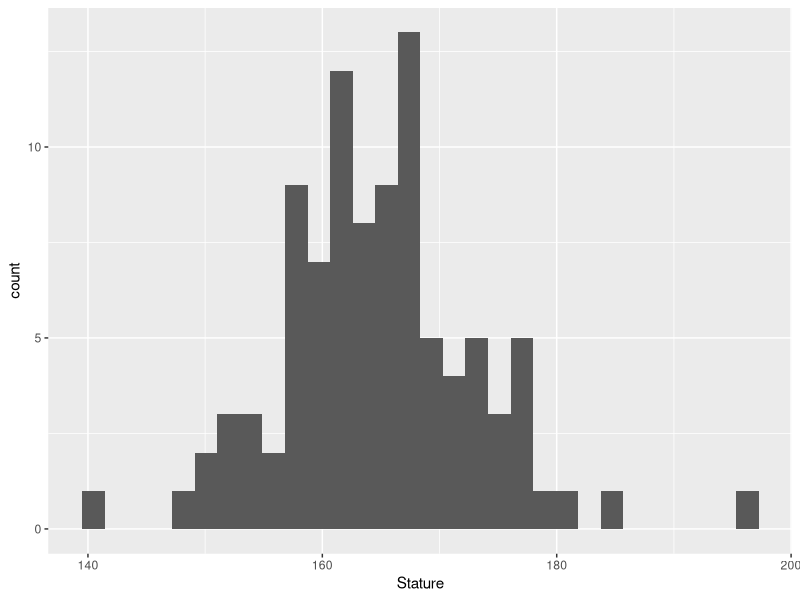
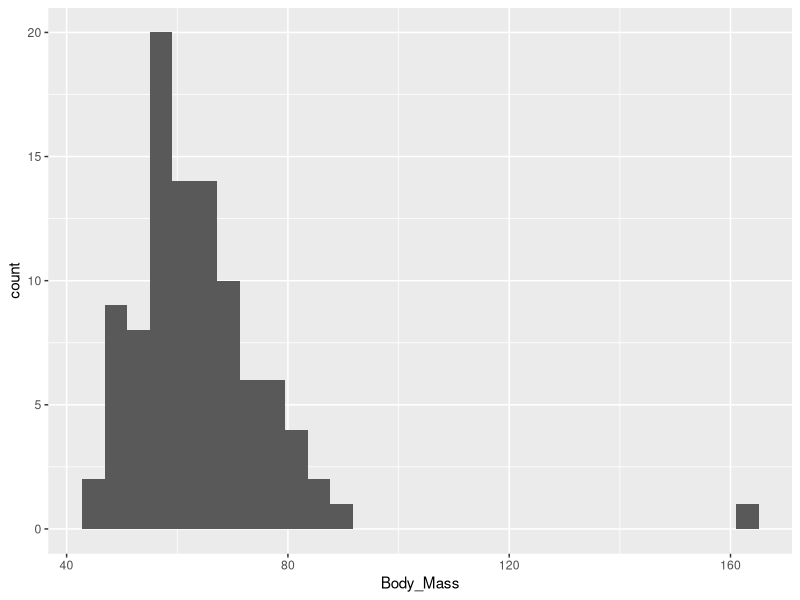
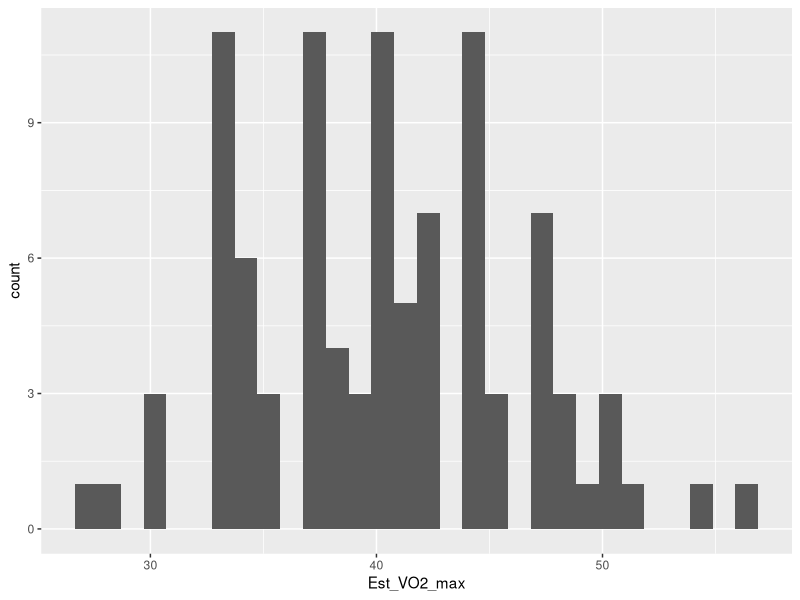
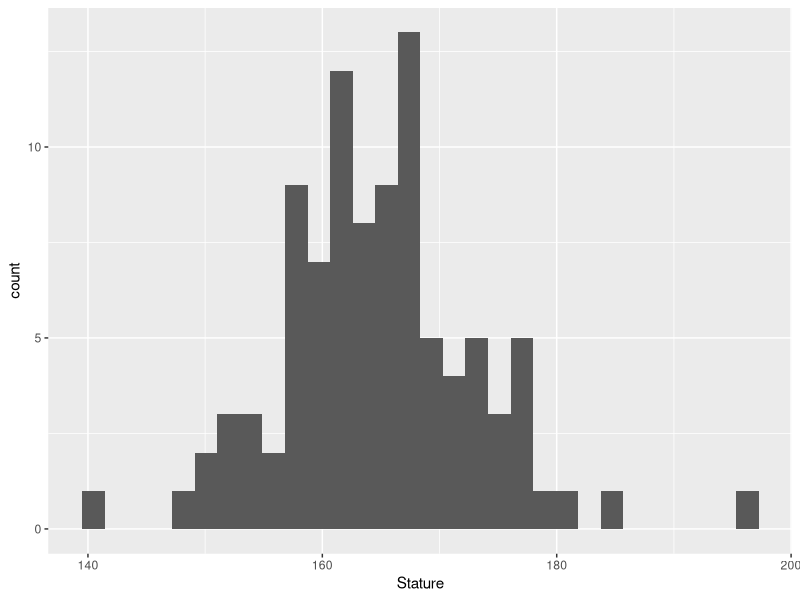
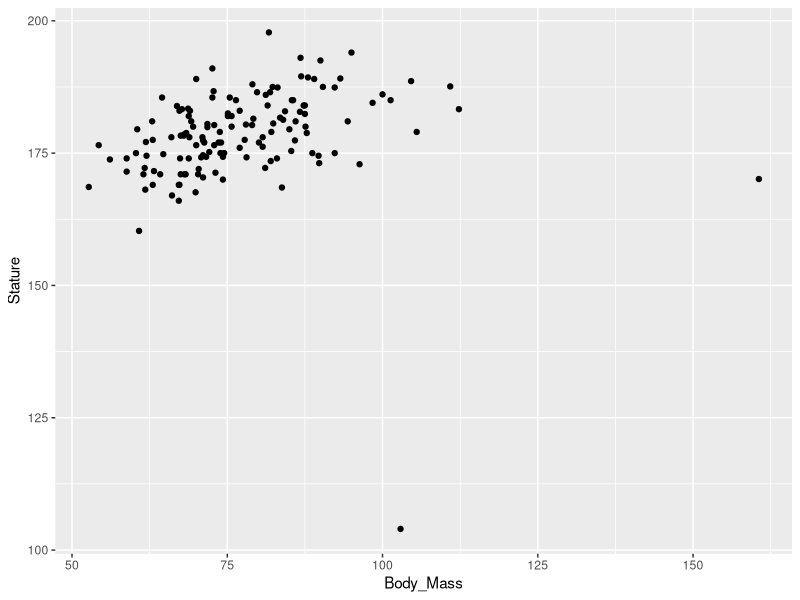

Source code (R) for these figures, in order: (Note: this script raises an error after producing the figures.)
library(readxl); library(tidyverse)



###############################################################
### load data #################################################

Fitness_Males <- read_excel("./data/Datasett 1_Fitnesstests.xls.xls", sheet = "Males") %>% 
        print()

Fitness_Females <- read_excel("./data/Datasett 1_Fitnesstests.xls.xls", sheet = "Females") %>% 
        print()


###############################################################
### Explore  data #############################################

summary(Fitness_Females) 

summary(Fitness_Males)

##################################################################
#### normality checks ###########################################


Fitness_Females %>% 
        ggplot(aes(Stature))+
        geom_histogram()

Fitness_Females %>% 
        ggplot(aes(Body_Mass))+
        geom_histogram()

Fitness_Females %>% 
        ggplot(aes(Est_VO2_max))+
        geom_histogram()

############ here





Fitness_Females %>% 
        ggplot(aes(Stature))+
        geom_histogram()

summary(Fitness_Females) %>% 
        print()

Fitness_Males %>% 
        ggplot(aes(Body_Mass,Stature))+
        geom_point()

west_norm %>%
        ggplot(aes(timepoint, norm.expr, 
                   group = paste(subject, leg),
                   color = sets)) + 
        geom_point()  +
        geom_line()+
        facet_grid(target ~ sets)